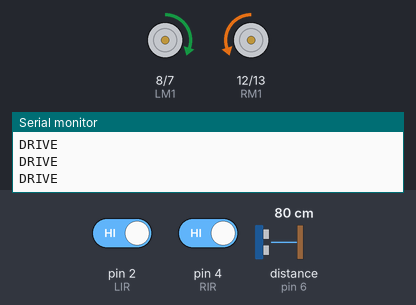
Bench run of a sketch on a simulated Arduino Uno, built with avr-gcc and run on an emulated ATmega328P. Parts: motor-driver pin pairs drawn as motors (green arrow = first pin HIGH = forward, orange = second pin HIGH = backward, longer = more drive, scaled by the enable pin), the last lines printed to the serial monitor. Wiring (inferred from the names in the program): ultrasonic range finder: trigger pin 5; echo pin 6. The inputs (shaded band) are chosen by the test bench; at power-on: pin 4 (RIR) HIGH, pin 2 (LIR) HIGH, distance to the obstacle (sensor on pin 6) 80 cm. The echo pulse lasts 58.3 µs per cm.

Above: at 1.2 s.
1.3 s: pin 4 (RIR) driven LOW
At 2.1 s:
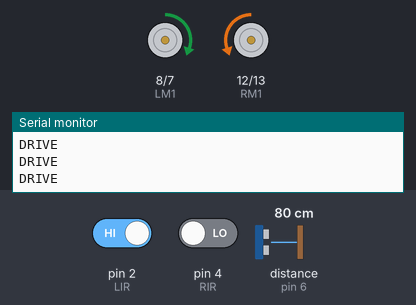
4.6 s: pin 2 (LIR) driven LOW
At 5.8 s:
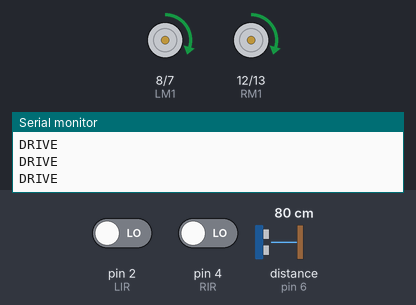
6.1 s: pin 4 (RIR) driven HIGH
At 7.3 s:
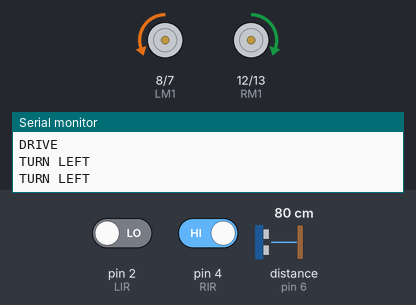
7.6 s: pin 2 (LIR) driven HIGH
At 8.6 s:
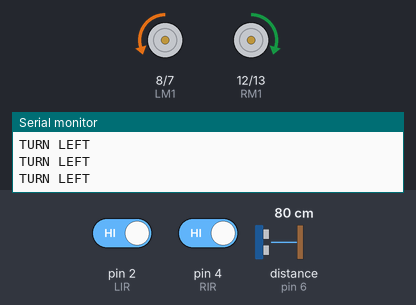
11.8 s: pin 2 (LIR) driven LOW and pin 4 (RIR) driven LOW
At 14.4 s:
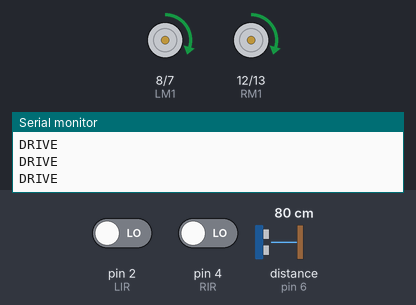
Timing chart, 0 to 15.9 s (numbered marks = the images above; inputs shaded):
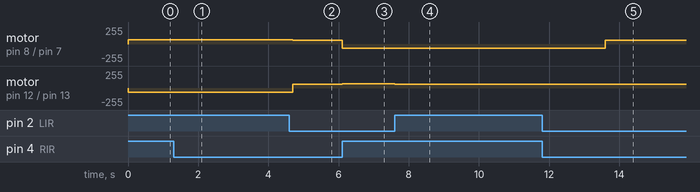

Measured:
- after the input at 1.3 s, motor on pin 8 (LM1) / pin 7 (LM2): stays forward 62/255 (without the input it goes to backward 60/255 after 0.89 s); motor on pin 12 (RM1) / pin 13 (RM2): stays backward 62/255 (without the input it goes to forward 60/255 after 0.89 s)
- after the input at 4.6 s, motor on pin 8 (LM1) / pin 7 (LM2): forward 62/255 → forward 60/255 after 0.09 s; motor on pin 12 (RM1) / pin 13 (RM2): backward 62/255 → forward 60/255 after 0.09 s
- after the input at 6.1 s, motor on pin 8 (LM1) / pin 7 (LM2): forward 60/255 → backward 62/255 at once; motor on pin 12 (RM1) / pin 13 (RM2): forward 60/255 → forward 62/255 at once
- after the input at 7.6 s, motor on pin 8 (LM1) / pin 7 (LM2): backward 62/255 → backward 60/255 at once; motor on pin 12 (RM1) / pin 13 (RM2): forward 62/255 → forward 60/255 at once
- after the input at 11.8 s, motor on pin 8 (LM1) / pin 7 (LM2): backward 60/255 → forward 60/255 after 1.8 s

The sketch:

lab_1_V2.ino
```cpp
#define PWML 9     // left motor power
#define PWMR 11    // right motor power

#define LIR 2      // left IR sensor
#define RIR 4      // right IR sensor

/*-------definning Outputs------*/
#define LM1 8       // left motor
#define LM2 7       // left motor
#define RM1 12      // right motor
#define RM2 13      // right motor

/*-------Defining ultrasonic--------*/
#define SONICTRIG 5
#define SONICECHO 6
  int scanTime = 0;
  // for last turn 0 means none, 1 means left, 2 means right
  int previousTurn = 0;
void setup() {
  // put your setup code here, to run once:

  pinMode(LIR,INPUT);
  pinMode(RIR,INPUT);

  pinMode(PWML, OUTPUT);
  pinMode(LM1, OUTPUT);
  pinMode(LM2, OUTPUT);
  pinMode(RM1, OUTPUT);
  pinMode(RM2, OUTPUT);
  pinMode(PWMR, OUTPUT);
  pinMode(SONICTRIG, OUTPUT);
  pinMode(SONICECHO, INPUT);

  Serial.begin(9600);

}

void loop() {
  // put your main code here, to run repeatedly:
  // change this to time for just over 1 revolution
    long duration, distance, keepGoing = 1, nearest = 0;
    if(scanTime < 2000){
      //TODO find out how much time it takes for the robot to turn 360 degrees
       digitalWrite(LM1, HIGH);
      digitalWrite(LM2, LOW);
      analogWrite(PWML, 62);

      digitalWrite(RM1, LOW);
      digitalWrite(RM2, HIGH);
      analogWrite(PWMR, 62);

      digitalWrite(SONICTRIG, HIGH);  //send out signal
      delayMicroseconds(1000);   //TODO might need to twesk this for better readings
      digitalWrite(SONICTRIG, LOW);
      duration = pulseIn(SONICECHO, HIGH);
      distance = (duration/2)/29.1; // converts to distance in cm
      if (distance < nearest || nearest == 0){
        nearest = distance;}

      Serial.println("DRIVE");
      scanTime = scanTime + 150;  //increase the time spent scanning
      delay(150);
      }
//repeat scan until we face the object
else if(scanTime > 2000 && scanTime < 4000 && nearest != 0 && keepGoing == 1){
      //TODO find out how much time it takes for the robot to turn 360 degrees
       digitalWrite(LM1, HIGH);
      digitalWrite(LM2, LOW);
      analogWrite(PWML, 62);

      digitalWrite(RM1, LOW);
      digitalWrite(RM2, HIGH);
      analogWrite(PWMR, 62);

      digitalWrite(SONICTRIG, HIGH);  //send out signal
      delayMicroseconds(1000);   //TODO might need to twesk this for better readings
      digitalWrite(SONICTRIG, LOW);
      duration = pulseIn(SONICECHO, HIGH);
      distance = (duration/2)/29.1; // converts to distance in cm
      if (distance <= nearest + 10 || distance >= nearest -10){
        // stop and exit loop
        keepGoing = 0; // ends this loop

        // ADD IN THE CODE FOR STOPPING motors HERE
        }

      scanTime = scanTime + 150;  //increase the time spent scanning
      delay(150);
      }


 else {  if(!digitalRead(LIR) && !digitalRead(RIR)) //move forward
    {
      digitalWrite(LM1, HIGH);
      digitalWrite(LM2, LOW);
      analogWrite(PWML, 60);

      digitalWrite(RM1, HIGH);
      digitalWrite(RM2, LOW);
      analogWrite(PWMR, 60);
      Serial.println("DRIVE");

    }
    if(digitalRead(LIR) && !(digitalRead(RIR))) //turn right
    {
      previousTurn = 2;
      digitalWrite(LM1, HIGH);
      digitalWrite(LM2, LOW);
      analogWrite(PWML, 62);

      digitalWrite(RM1, LOW);
      digitalWrite(RM2, HIGH);
      analogWrite(PWMR, 62);
                  //TODO adjust this value for desired turning
                  delay(500);

            Serial.println("TURN RIGHT");

    }
    if(!(digitalRead(LIR)) && digitalRead(RIR)) //turn left
    {
      previousTurn = 1;
      digitalWrite(LM1, LOW);
      digitalWrite(LM2, HIGH);
      analogWrite(PWML, 62);

      digitalWrite(RM1, HIGH);
      digitalWrite(RM2, LOW);
      analogWrite(PWMR, 62);
                  //TODO adjust this value for desired turning
                  delay(500);

                    Serial.println("TURN LEFT");

    }
   if(digitalRead(LIR) && digitalRead(RIR))     // stop
    {
      /*digitalWrite(LM1, LOW);
      digitalWrite(LM2, LOW);
      analogWrite(PWML, 60);

      digitalWrite(RM1, LOW);
      digitalWrite(RM2, LOW);
      analogWrite(PWMR, 60);
*/
// TODO i didnt add in the reverse but you can if you want

// I was thinking do this (and add the reverse if you want):
/*if (previousTurn == 1){
  back up for 400ms and turn left}
  if (previousTurn == 2){
    turn right instead}
 OR what might be better
 once both ir sensors are off the world back up 200ms turn left 400ms and record the resultant ir readings in vars
 then 800ms right and same thing, this will let us decide which way to turn. */

      digitalWrite(LM1, LOW);
      digitalWrite(LM2, HIGH);
      analogWrite(PWML, 60);

      digitalWrite(RM1, HIGH);
      digitalWrite(RM2, LOW);
      analogWrite(PWMR, 60);

      delay(2000);

      digitalWrite(LM1, HIGH);
      digitalWrite(LM2, LOW);
      analogWrite(PWML, 60);

      digitalWrite(RM1, HIGH);
      digitalWrite(RM2, LOW);
      analogWrite(PWMR, 60);

                  Serial.println("STOP");

    }
 }
}
```
